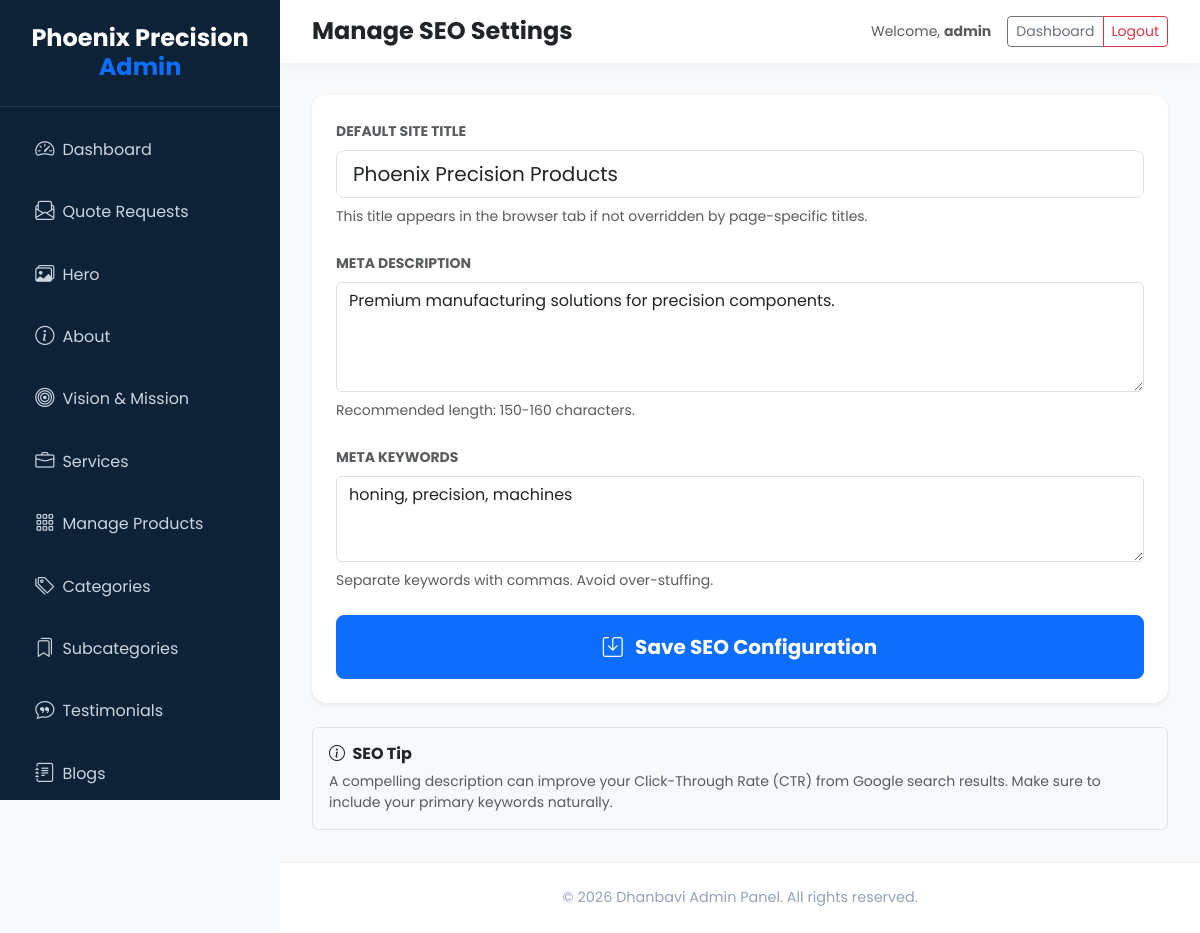
The app's page /admin/edit_seo.php (signed in) with its own data.
### tables this page shows
CREATE TABLE IF NOT EXISTS site_settings (
    id INT PRIMARY KEY,
    site_title VARCHAR(255),
    meta_description TEXT,
    meta_keywords TEXT
);

### admin/edit_seo.php (the view, shortened to what this page needs)
<?php
require_once 'auth.php';
$stmt = $pdo->query("SELECT * FROM site_settings WHERE id = 1");
$seo = $stmt->fetch();
?>
<!DOCTYPE html>
<html lang="en">
<head>
    <link href="https://cdn.jsdelivr.net/npm/bootstrap@5.3.0/dist/css/bootstrap.min.css" rel="stylesheet">
    <link rel="stylesheet" href="https://cdn.jsdelivr.net/npm/bootstrap-icons@1.11.1/font/bootstrap-icons.css">
    <link rel="stylesheet" href="css/admin-custom.css">
</head>
<body>
    <div class="admin-wrapper">
        <?php include 'includes/sidebar.php'; ?>
        <div class="main-content">
            <?php
            include 'includes/header.php';
            ?>
            <div class="content-body">
                <div class="card shadow-sm">
                    <div class="card-body p-4">
                        <form method="POST">
                            <div class="mb-4">
                                <label class="form-label fw-bold small text-muted text-uppercase">Default Site Title</label>
                                <input type="text" name="site_title" class="form-control form-control-lg" value="<?php echo htmlspecialchars($seo['site_title']); ?>" placeholder="e.g. Phoenix Precision Products">
                                <div class="form-text mt-2">This title appears in the browser tab if not overridden by page-specific titles.</div>
                            </div>
                            <div class="mb-4">
                                <label class="form-label fw-bold small text-muted text-uppercase">Meta Description</label>
                                <textarea name="meta_description" class="form-control" rows="4" placeholder="Describe your website for search engines..."><?php echo htmlspecialchars($seo['meta_description']); ?></textarea>
                                <div class="form-text mt-2">Recommended length: 150-160 characters.</div>
                            </div>
                            <div class="mb-4">
                                <label class="form-label fw-bold small text-muted text-uppercase">Meta Keywords</label>
                                <textarea name="meta_keywords" class="form-control" rows="3" placeholder="honing, machines, oil..."><?php echo htmlspecialchars($seo['meta_keywords']); ?></textarea>
                                <div class="form-text mt-2">Separate keywords with commas. Avoid over-stuffing.</div>
                            </div>
                            <div class="d-grid mt-4">
                                <button type="submit" name="save_seo" class="btn btn-primary btn-lg px-5 py-3 fw-bold">
                                    <i class="bi bi-save me-2"></i> Save SEO Configuration
                                </button>
                            </div>
                        </form>
                    </div>
                </div>
                <div class="mt-4 p-3 bg-light rounded border">
                    <h6 class="fw-bold mb-2"><i class="bi bi-info-circle me-1"></i> SEO Tip</h6>
                    <p class="small mb-0 text-muted">A compelling description can improve your Click-Through Rate (CTR) from Google search results. Make sure to include your primary keywords naturally.</p>
                </div>
            </div>
            <?php include 'includes/footer.php'; ?>
        </div>
    </div>
</body>
</html>

### admin/css/admin-custom.css (style rules this page uses)
:root { --sidebar-bg: #0d2137; --sidebar-hover: #1a3a5a; --primary: #0d6efd; --bg-light: #f8f9fa; --sidebar-width: 280px; }
body { background: var(--bg-light); font-family: 'Poppins', sans-serif; margin: 0; padding: 0; }
.admin-wrapper { display: flex; min-height: 100vh; }
.main-content { flex: 1; margin-left: var(--sidebar-width); display: flex; flex-direction: column; min-height: 100vh; padding: 0; transition: all 0.3s ease; }
.content-body { padding: 2rem; flex: 1; }
.card { border: none; border-radius: 15px; box-shadow: 0 10px 30px rgba(0,0,0,0.04); }

### records on screen
site_settings: site_title "Phoenix Precision Products", meta_description "Premium manufacturing solutions for precision components.", meta_keywords "honing, precision, machines"

### other values on screen
$page_title "Manage SEO Settings"
$_SESSION['username'] "admin"
